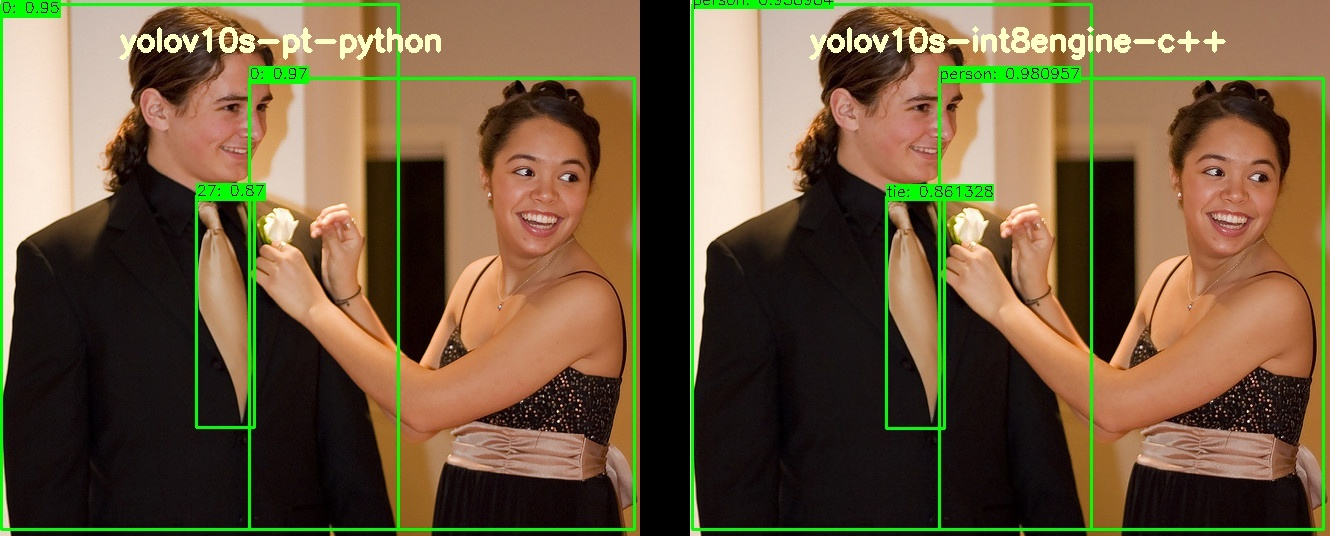
#> input picture images/image2.jpg, 1330 x 536 px, given in place of bus.jpg, which was not available
$ python concat_img_20240621145348.py
#> lines starting #> are read from the running program, lines starting #| are printed output that depends on the picture; pictures that were not available may be replaced by others from this repository, and a replacement may not be noted
import cv2
import numpy as np

def concatenate_images(img1_path, img2_path, output_path):
    # 读取两张图片
#> called with output_path = 'image1.jpg'
    img1 = cv2.imread(img1_path)
#> img1 is the input picture: shape (536, 1330, 3); mean B, G, R 61.9, 90.6, 109.3
    img2 = cv2.imread(img2_path)
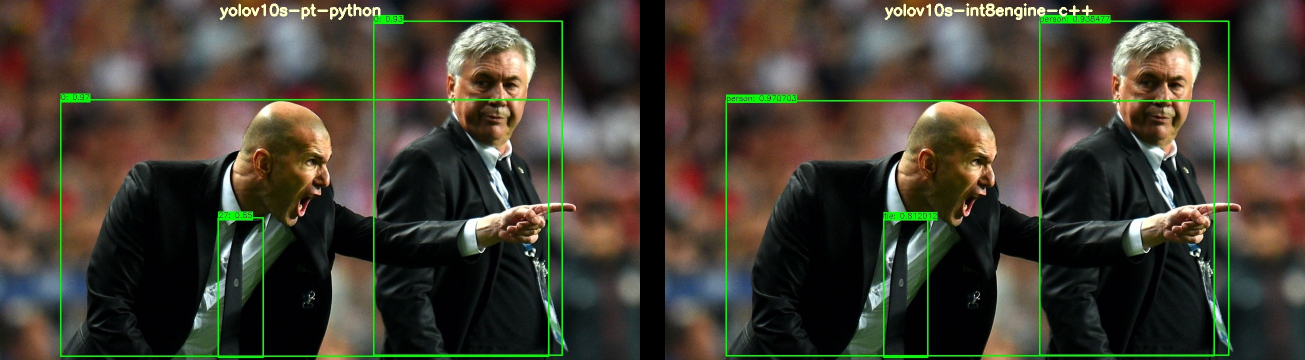
#> input picture images/image3.jpg, 2610 x 720 px, given in place of 1.jpg, which was not available (shown at 1/2 size)
#> img2 is the input picture: shape (720, 2610, 3); mean B, G, R 50.2, 62.1, 67.5

    # 确保两张图片的高度相同
    height = max(img1.shape[0], img2.shape[0])
#> height = 720
    width1 = img1.shape[1]
#> width1 = 1330
    width2 = img2.shape[1]
#> width2 = 2610

    if img1.shape[0] < height:
        img1 = cv2.copyMakeBorder(img1, 0, height - img1.shape[0], 0, 0, cv2.BORDER_CONSTANT, value=(0, 0, 0))
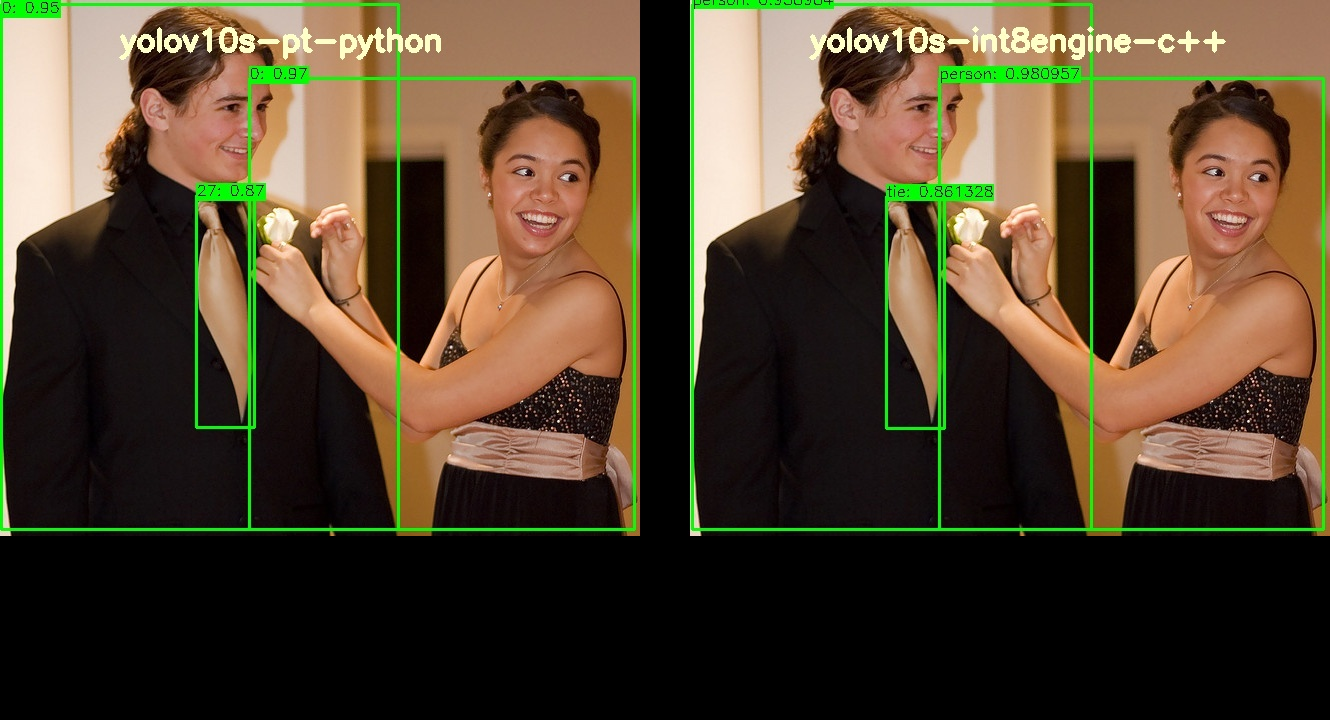
#> img1: shape (720, 1330, 3); mean B, G, R 46.1, 67.4, 81.3
    if img2.shape[0] < height:
        img2 = cv2.copyMakeBorder(img2, 0, height - img2.shape[0], 0, 0, cv2.BORDER_CONSTANT, value=(0, 0, 0))

    # 拼接图片
    concatenated_img = np.hstack((img1, img2))
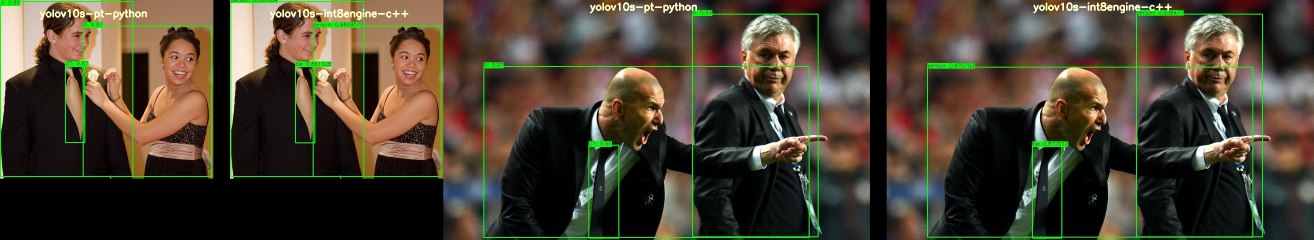
#> concatenated_img: shape (720, 3940, 3) (shown at 1/3 size); mean B, G, R 48.8, 63.9, 72.2

    # 在每张图片上方写上文字
    font = cv2.FONT_HERSHEY_SIMPLEX
    font_scale = 1
    font_color = (255, 255, 255)
    thickness = 2
    y_offset = 30

    cv2.putText(concatenated_img, 'yolov10s-pt-python', (width1 // 2 - 100, y_offset), font, font_scale, font_color, thickness)
    cv2.putText(concatenated_img, 'yolov10s-int8engine-', (width1 + width2 // 2 - 100, y_offset), font, font_scale, font_color, thickness)
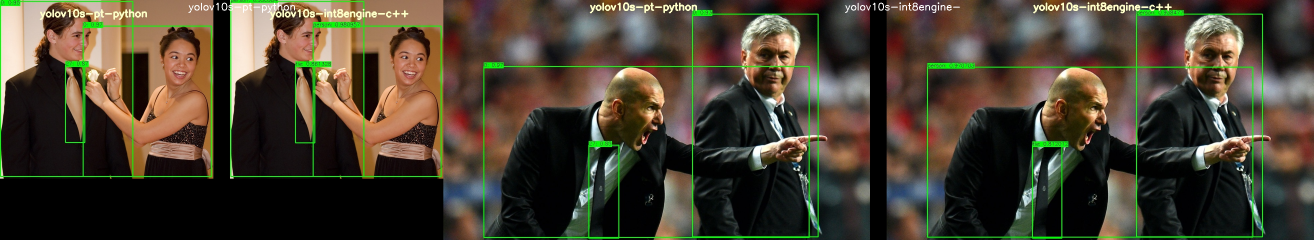
#> concatenated_img: shape (720, 3940, 3) (shown at 1/3 size); mean B, G, R 49.1, 64.2, 72.4

    # 保存拼接后的图片
    cv2.imwrite(output_path, concatenated_img)

if __name__ == "__main__":
    img1_path = '/home/ubuntu/04.det/yolov10-trt-c/build/output_images/bus.jpg'
    img2_path = '/home/ubuntu/04.det/yolov10-trt-c/build/1.jpg'
    output_path = 'image1.jpg'

    concatenate_images(img1_path, img2_path, output_path)
